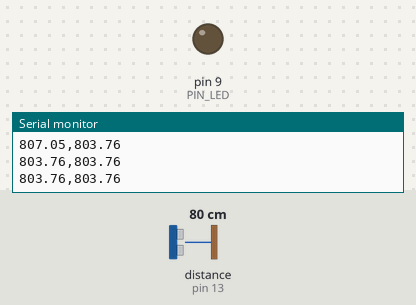
Simulated run of this sketch. Board: Arduino Uno, built with avr-gcc and run on an emulated ATmega328P. On the bench: output pins drawn as LEDs (lit = HIGH), the last lines printed to the serial monitor. Wiring (inferred from the names in the program): ultrasonic range finder: trigger pin 12; echo pin 13. The test bench sets the inputs (shaded band); at power-on: distance to the obstacle (sensor on pin 13) 80 cm. The echo pulse lasts 58.3 µs per cm; pins used as bus, display or sensor lines are not drawn.

Above: at 1.2 s.
1.3 s: distance to the obstacle (sensor on pin 13) set to 18 cm
At 2.4 s:
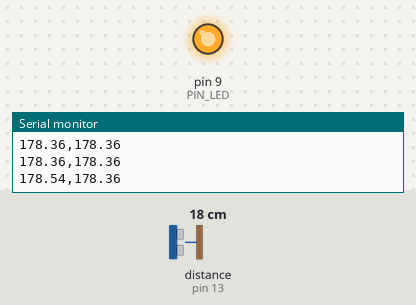
2.8 s: distance to the obstacle (sensor on pin 13) set to 2 cm
At 3.5 s:
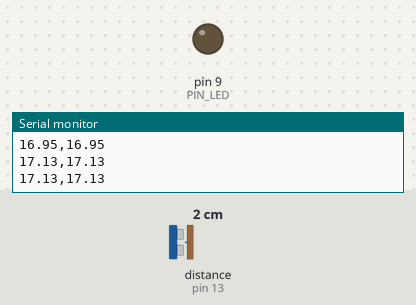
Timing chart, 0 to 5.8 s (numbered marks = the images above; inputs shaded):
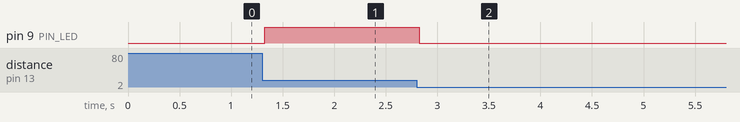

Measured:
- after the input at 1.3 s, pin 9 (PIN_LED): LOW → HIGH at once
- after the input at 2.8 s, pin 9 (PIN_LED): HIGH → LOW at once

The sketch:

09_example_1.ino
```cpp
// Arduino pin assignment
#define PIN_LED  9
#define PIN_TRIG 12
#define PIN_ECHO 13

// =================================================================
// Median Filter Configuration
// 이 값을 3, 10, 30으로 변경하며 테스트하세요.
#define WINDOW_SIZE 3
// =================================================================

// Configurable parameters
#define SND_VEL 346.0      // Sound velocity at 24 Celsius degree (unit: m/sec)
#define INTERVAL 25        // Sampling interval (unit: msec)
#define PULSE_DURATION 10  // Ultra-sound Pulse Duration (unit: usec)
#define _DIST_MIN 100      // Minimum distance to be measured (unit: mm)
#define _DIST_MAX 300      // Maximum distance to be measured (unit: mm)

#define TIMEOUT ((INTERVAL / 2) * 1000.0) // Maximum echo waiting time (unit: usec)
#define SCALE (0.001 * 0.5 * SND_VEL)     // Coefficient to convert duration to distance

// Global variables for Median Filter
float samples[WINDOW_SIZE]; // Array to store recent N samples
int sample_index = 0;       // Current index for the samples array

// Global variables
unsigned long last_sampling_time; // unit: msec

// Function to get a distance reading from USS (unit: mm)
float USS_measure(int TRIG, int ECHO)
{
  digitalWrite(TRIG, HIGH);
  delayMicroseconds(PULSE_DURATION);
  digitalWrite(TRIG, LOW);

  return pulseIn(ECHO, HIGH, TIMEOUT) * SCALE; // unit: mm
}

// =================================================================
// Median Filter Function
// =================================================================
float median_filter(float new_sample) {
  // 1. Add the new sample to the circular array
  samples[sample_index] = new_sample;
  sample_index = (sample_index + 1) % WINDOW_SIZE;

  // 2. Create a temporary array to sort the data
  // (Do not sort the original 'samples' array)
  float sorted_samples[WINDOW_SIZE];
  for (int i = 0; i < WINDOW_SIZE; i++) {
    sorted_samples[i] = samples[i];
  }

  // 3. Sort the temporary array (using a simple bubble sort)
  for (int i = 0; i < WINDOW_SIZE - 1; i++) {
    for (int j = 0; j < WINDOW_SIZE - i - 1; j++) {
      if (sorted_samples[j] > sorted_samples[j + 1]) {
        float temp = sorted_samples[j];
        sorted_samples[j] = sorted_samples[j + 1];
        sorted_samples[j + 1] = temp;
      }
    }
  }

  // 4. Return the median value (the middle element)
  return sorted_samples[WINDOW_SIZE / 2];
}

void setup() {
  // Initialize GPIO pins
  pinMode(PIN_LED, OUTPUT);
  pinMode(PIN_TRIG, OUTPUT);
  pinMode(PIN_ECHO, INPUT);
  digitalWrite(PIN_TRIG, LOW);

  // Initialize serial port
  Serial.begin(57600);

  // Initialize the median filter's sample array with the first reading
  // This helps stabilize the filter at the beginning.
  float first_sample = USS_measure(PIN_TRIG, PIN_ECHO);
  for (int i = 0; i < WINDOW_SIZE; i++) {
    samples[i] = first_sample;
  }
}

void loop() {
  float dist_raw, dist_median;

  // Wait until next sampling time.
  if (millis() < last_sampling_time + INTERVAL)
    return;

  // Get a distance reading from the USS
  dist_raw = USS_measure(PIN_TRIG, PIN_ECHO);

  // Apply the Median Filter
  dist_median = median_filter(dist_raw);

  // =================================================================
  // [수정됨] 시리얼 플로터 출력을 위해 raw 값과 median 값만 쉼표로 구분하여 전송합니다.
  // =================================================================
  Serial.print(dist_raw);
  Serial.print(",");
  Serial.println(dist_median);

  // LED Control (based on the filtered value)
  // 측정 실패(0) 또는 범위 밖의 값일 경우 LED를 끕니다.
  if (dist_median <= _DIST_MIN || dist_median >= _DIST_MAX)
    digitalWrite(PIN_LED, LOW);   // LED OFF if outside the range
  else
    digitalWrite(PIN_LED, HIGH);  // LED ON if inside the range

  // Update last sampling time
  last_sampling_time += INTERVAL;
}
```
